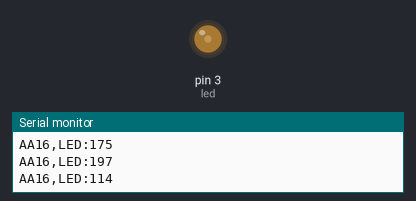
The sketch below on a simulated Arduino Uno, built with avr-gcc and run on an emulated ATmega328P. On the bench: output pins drawn as LEDs (lit = HIGH), the last lines printed to the serial monitor. Random numbers use the default seed unless the sketch sets one.

Above: at 0.15 s.
At 18.99 s:
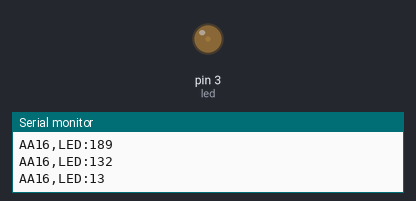
At 29.58 s:
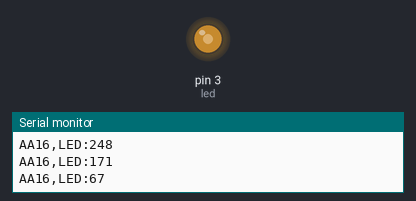
At 39.61 s:
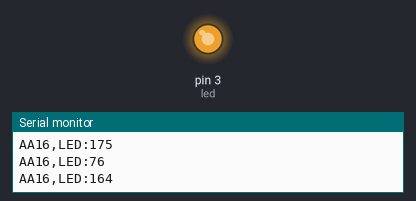
Timing chart, 0 to 40.0 s (numbered marks = the images above):
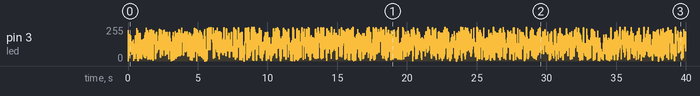

The sketch:

sketch03_pwm_led_serial.ino
```cpp
int pwm=0;
int led=3;

void setup() {
  // put your setup code here, to run once:
Serial.begin(9600);
}

void loop() {
  // put your main code here, to run repeatedly:
pwm=random(0,255);
pwmLed(led,pwm);


Serial.print("AA16,LED:");
Serial.println(pwm);
delay(10);
}

void pwmLed(int led, int pwmValue){
  analogWrite(led,pwmValue);
  delay(10);
}
```
